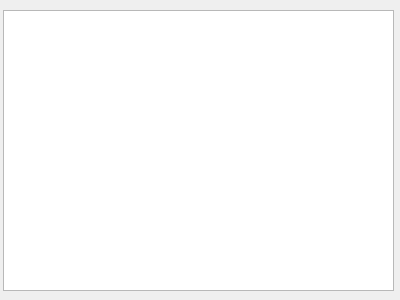
<?xml version="1.0" encoding="UTF-8"?>
<ui version="4.0">
 <class>Form</class>
 <widget class="QWidget" name="Form">
  <property name="geometry">
   <rect>
    <x>0</x>
    <y>0</y>
    <width>400</width>
    <height>300</height>
   </rect>
  </property>
  <property name="windowTitle">
   <string>Form</string>
  </property>
  <widget class="QTextEdit" name="textEdit">
   <property name="geometry">
    <rect>
     <x>3</x>
     <y>10</y>
     <width>391</width>
     <height>281</height>
    </rect>
   </property>
  </widget>
 </widget>
 <resources/>
 <connections/>
</ui>
